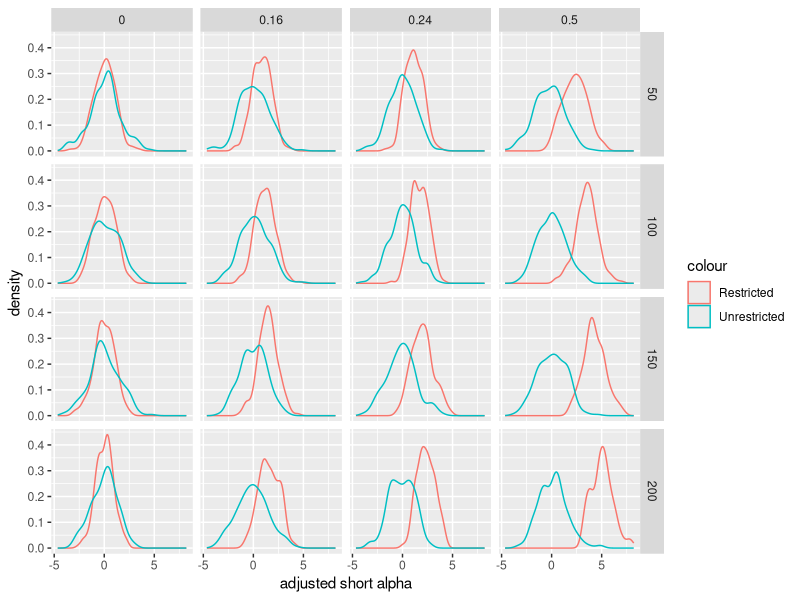

This figure's R source: (Note: this script raises an error after producing the figure.)
## ---- chunk 1
knitr::opts_chunk$set(echo = FALSE)
rm(list=ls())
library(broom)
library(MASS)
library(tidyverse)
## ---- chunk 2

simulate_regs <- function(beta, n){
   x <- mvrnorm (n, c(0,0), rbind(c(1,.7), c(.7,1)))
  e <- rnorm(n, 0,1)
  y <- .2 * x[,1] +  e  + beta*x[,2] 
  
  longreg <-lm(formula = y ~ x[, 1] + x[, 2])
  shortreg <-lm(formula = y ~ x[, 1])

  #pick regression:
   if (.05 > tidy(longreg)$p.value[3] ) {
     spec <- 1
     alpha <- tidy(longreg)$estimate[2]
     t_stat <- tidy(longreg)$statistic[2]
     inCI <- 0.2>confint(longreg)[2,1] & 0.2<confint(longreg)[2,2]
     
   }else {
      spec <- 0
     alpha <- tidy(shortreg)$estimate[2]
     t_stat <- tidy(shortreg)$statistic[2]
     inCI <- 0.2>confint(shortreg)[2,1] & 0.2<confint(longreg)[2,2]  
    
  }
  
  return_vector <- c(coef(longreg)[2], coef(longreg)[3], 0.2>confint(longreg)[2,1] & 0.2<confint(longreg)[2,2], coef(shortreg)[2], 0.2>confint(shortreg)[2,1] & 0.2<confint(shortreg)[2,2], spec, alpha, t_stat, inCI)
  names(return_vector) <- c("long alpha","long beta", "long alpha in CI", "short alpha" , "short alpha in CI", "Specification", "everyday alpha", "everyday t", "everday in CI" )
  return(return_vector)
}


colVars <- function(x, na.rm=FALSE, dims=1, unbiased=TRUE, SumSquares=FALSE,
                    twopass=FALSE) {
  if (SumSquares) return(colSums(x^2, na.rm, dims))
  N <- colSums(!is.na(x), FALSE, dims)
  Nm1 <- if (unbiased) N-1 else N
  if (twopass) {x <- if (dims==length(dim(x))) x - mean(x, na.rm=na.rm) else
                     sweep(x, (dims+1):length(dim(x)), colMeans(x,na.rm,dims))}
  (colSums(x^2, na.rm, dims) - colSums(x, na.rm, dims)^2/N) / Nm1
}
## ---- chunk 3
results_table <- c()
raw_results <- c()
betas<- c(0, .16, .24, .50)
simulation_sizes <- c(50,100, 150, 200)


for (beta_coef in betas) {
  for (size in simulation_sizes){
    sim_results <- c()
    for (i in seq(200)) {
      simulation <- simulate_regs(beta_coef, size)
      sim_results <- rbind( sim_results, simulation )
      raw_results <- rbind(raw_results, c(beta_coef , size, simulation ))
    }
    results_table <- rbind(results_table, c(beta_coef , size, colMeans(sim_results)))
    results_table <- rbind(results_table, c(beta_coef , size, colVars(sim_results)))
    colnames(raw_results)[1] <- "beta"
    colnames(raw_results)[2] <- "n"
  }
  
}
## ---- chunk 4
library(knitr)
Q2 <- results_table[c(2,4,6,8), c(3,6,9)]
rownames(Q2) <- c("n = 50", "n = 100", "n = 150", "n = 200")
## ---- chunk 5
kable(Q2)
## ---- chunk 6
library(kableExtra)
library(knitr)
bias <- as.data.frame(results_table)
bias <- bias[bias[,1]!=0.00,]
bias$`long alpha bias` <- bias[3] -0.2


bias$`short alpha bias` <- bias$`short alpha` -0.2

bias$`everyday alpha bias` <- bias$`everyday alpha` -0.2

bias <- cbind(bias$V1,bias$V2,bias$`long alpha bias`, bias$`short alpha bias`,bias$`everyday alpha bias`)
colnames(bias)<-cbind("Beta2", "N", "Long alpha bias", "Short alpha bias", "Everyday alpha bias")
odd <- seq(1,23,2)
bias <- bias[odd,]
## ---- chunk 7
kable(bias,row.names=FALSE, "latex") %>% 
  kable_styling(latex_options = "scale_down")
## ---- chunk 8
ci <- as.data.frame(results_table)

ci <- cbind(ci$V1,ci$V2,ci$`long alpha in CI`,ci$`short alpha in CI`,ci$`everday in CI`)
colnames(ci)<-cbind("Beta2", "N", "Long alpha in CI", "Short alpha in CI", "Everyday alpha in CI")

odd <- seq(1,31,2)
ci <- ci[odd,]

## ---- chunk 9
kable(ci,row.names=FALSE,"latex") %>% 
  kable_styling(latex_options = "scale_down")
## ---- chunk 10
raw_data <-as.data.frame(raw_results)
raw_data$`adjusted short alpha` <- (raw_data$n)^(.5)*(raw_data$`short alpha` - .2)
raw_data$`adjusted long alpha`  <- (raw_data$n)^(.5)*(raw_data$`long alpha` - .2)
raw_data$`adjusted everyday alpha`  <- (raw_data$n)^(.5)*(raw_data$`everyday alpha` - .2)

#T Test values
test_statistics <- as.data.frame(results_table)
test_statistics <- test_statistics$Specification
odd <- c(seq(1, 31, 8), seq(3, 31, 8), seq(5, 31, 8), seq(7, 31, 8))
test_statistics <- test_statistics[odd]
## ---- chunk 11
ggplot(data = raw_data) + 
  geom_density(aes(`adjusted short alpha`, color = "Restricted")) +
  geom_density(aes(`adjusted long alpha`, color = "Unrestricted")) +
  facet_grid(n~beta) 

 

## ---- chunk 12
ggplot(data = raw_data) + 
  geom_density(aes(`adjusted short alpha`, color = "Restricted")) +
  geom_density(aes(`adjusted long alpha`, color = "Unrestricted")) +
  geom_density(aes(`adjusted everyday alpha`, color = "Everyday")) +
  facet_grid(n~beta) +
  annotate("text",label= test_statistics, x=-2, y=0.4)

 
